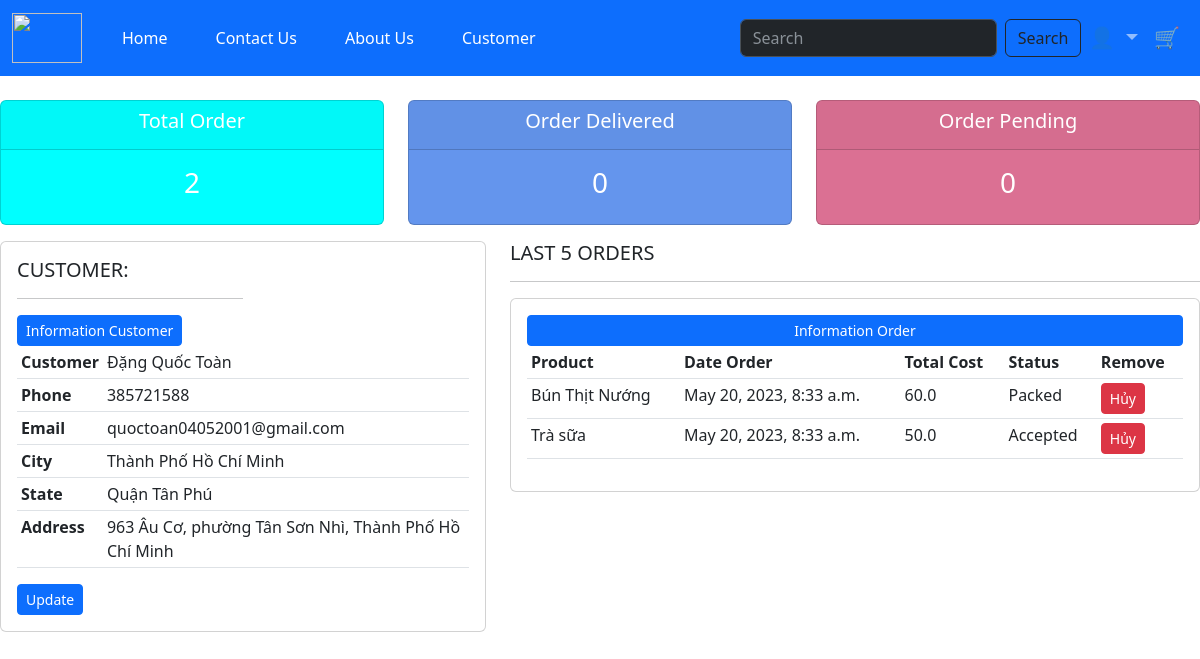
/dashboardcus/ (signed in), run on an earlier commit of the app's database.
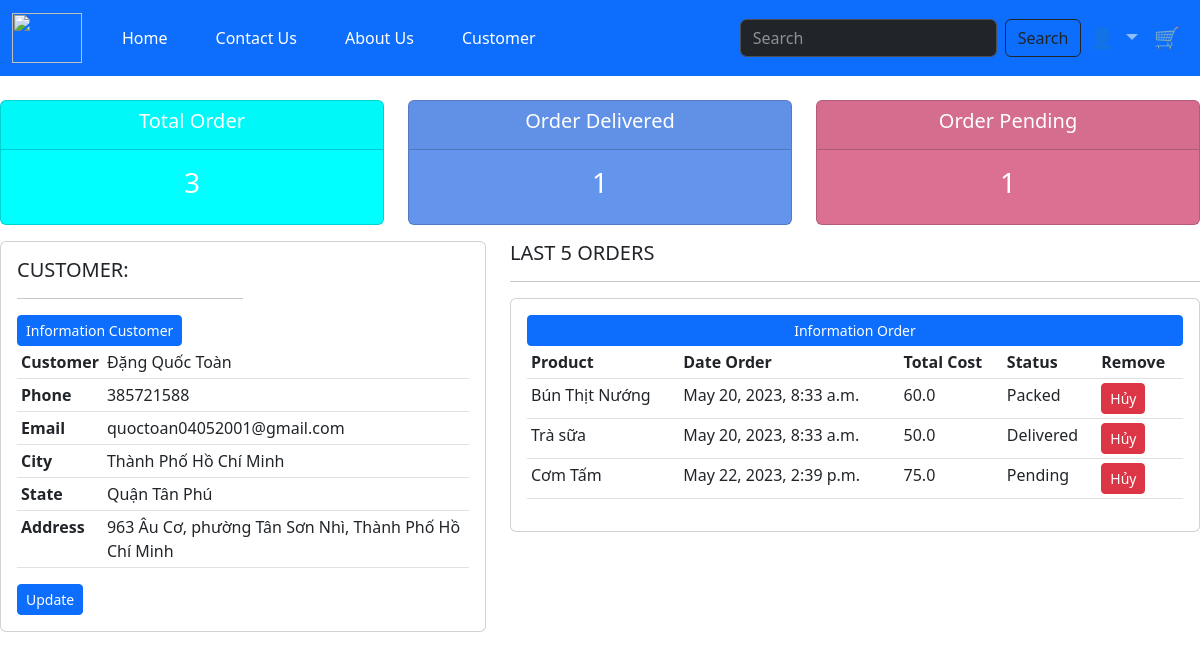
And on a later commit of the database.
### app/models.py (models this page shows, shortened)
class Customer(models.Model):
    user = models.ForeignKey(User, on_delete=models.SET_NULL, null=True,blank=False)
    name = models.CharField(max_length=200, null=True)
    email = models.CharField(max_length=200, null=True)
    city = models.CharField(max_length=200, null=True)
    phone = models.IntegerField(default=0)
    state  = models.CharField(max_length=200, null=True)
    address = models.CharField(max_length=200,null=True)

class OrderPlaced(models.Model):
    user = models.ForeignKey(User, on_delete=models.CASCADE)
    customer = models.ForeignKey(Customer, on_delete=models.CASCADE)
    product = models.ForeignKey(Product, on_delete=models.CASCADE)
    quantity = models.PositiveIntegerField(default=1)
    ordered_date = models.DateTimeField(auto_now_add=True)
    status = models.CharField(max_length=50, choices=STATUS_CHOICES, default='Pending')
    @property
    def total_cost(self):
        return self.quantity * self.product.price + 30

class Product(models.Model):
    merchants =  models.ForeignKey(Merchants, on_delete=models.CASCADE,blank=True, null=True)
    name = models.CharField(max_length=200, null=True)
    price = models.FloatField()
    digital = models.BooleanField(default=False, null=True, blank=False)
    address = models.CharField(max_length=200,null=True)
    image = models.ImageField(null=True, blank=True)
    def __str__(self):
        return self.name

### app/views.py (the view)
# urls.py: path('dashboardcus/', views.dashboardcus , name = 'dashboardcus'),
def dashboardcus(request):
    user = request.user
    customer = Customer.objects.filter(user=user)
    orders = OrderPlaced.objects.filter(user = user)
    orders_cancel =  OrderPlaced.objects.filter(user = user, status = 'Cancel')
    total_order = orders.count() - orders_cancel.count()
    dilivery = OrderPlaced.objects.filter(user = user,status = 'Delivered').count()
    pending = OrderPlaced.objects.filter(user= user,status = 'Pending').count()
    context = {
        'orders': orders,
        'customer': customer,
        'total_order':total_order,
        'dilivery': dilivery,
        'pending': pending,
    }
    return render(request, 'dashboardcustomer.html', context)

### app/templates/dashboardcustomer.html (shortened to what this page needs)
{% extends 'customer.html' %}
{% load static %}
{% block content %}
{% include 'status.html' %}
<div class="row">
    <div class="col-md-5">
        <div class="card card-body">
            <div class="col">
                <div class="col-md-6">
                    <h5>CUSTOMER:</h5>
                    <hr>
                </div>
                <div class="col-md-6">
                    <a class="btn btn-primary btn-sm btn-block" href="">Information Customer</a>
                </div>
            </div>
            {% for cus in customer %}
            <table class="table table-sm">
                <tr>
                    <th>Customer</th>
                    <td>{{ cus.name }}</td>
                </tr>
                <tr>
                    <th>Phone</th>
                    <td>{{ cus.phone }}</td>
                </tr>
                <tr>
                    <th>Email</th>
                    <td>{{ cus.email }}</td>
                </tr>
                <tr>
                    <th>City</th>
                    <td>{{ cus.city }}</td>
                </tr>
                <tr>
                    <th>State</th>
                    <td>{{ cus.state }}</td>
                </tr>
                <tr>
                    <th>Address</th>
                    <td>{{ cus.address }}</td>
                </tr>
            </table>
                <div class="col-md-6">
                    <a class="btn btn-primary btn-sm btn-block" href="/address">Update</a>
                </div>
            {% endfor %}
        </div>
    </div>
    <div class="col-md-7">
        <h5>LAST 5 ORDERS</h5>
        <hr>
        <div class="card card-body">
            <a class="btn btn-primary btn-sm btn-block" href="">Information Order</a>
            <table class="table table-sm">
                <thead>
                    <tr>
                        <th>Product</th>
                        <th>Date Order</th>
                        <th>Total Cost</th>
                        <th>Status</th>
                        <th>Remove</th>
                    </tr>
                </thead>
                <tbody>
                    {% for order in orders %}
                        {% if not order.status == 'Cancel' %}
                    <tr>
                        <td>{{ order.product }}</td>
                        <td>{{ order.ordered_date }}</td>
                        <td>{{ order.total_cost }}</td>
                        <td>{{ order.status }}</td>
                        <td><a href="/cancel-order/{{ order.id }}" class="btn btn-sm btn-danger">Hủy</a></td>
                    </tr>
                        {% endif %}
                    {% endfor %}
                </tbody>
            </table>
        </div>
    </div>
</div>
{% endblock %}

What changed in the data, as far as the page shows it:
changed OrderPlaced "Trà sữa": status "Accepted" → "Delivered"
added OrderPlaced: product "Cơm Tấm", ordered_date "May 22, 2023, 2:39 p.m.", total_cost "75.0", status "Pending"
Also different on the page:
{{ total_order }}: "2" → "3"
{{ dilivery }}: "0" → "1"
{{ pending }}: "0" → "1"
